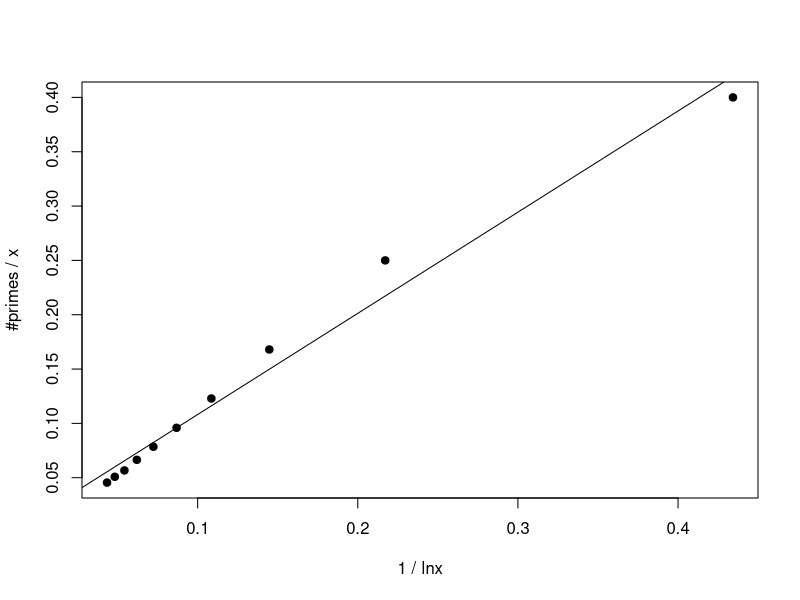

Source code (R):
ln <- function(x) { log(x, 2.718281828)}
x=c(10^(1:10))
y=c(4,25,168,1229,9592,78498,664579,5671455,50847534,455052512)
newy=y/x
newx=1/ln(x)
plot(newx,newy,pch=19,xlab="1 / lnx",ylab="#primes / x")
fit1<-lm(newy~newx)
abline(fit1)
confint(fit1)
